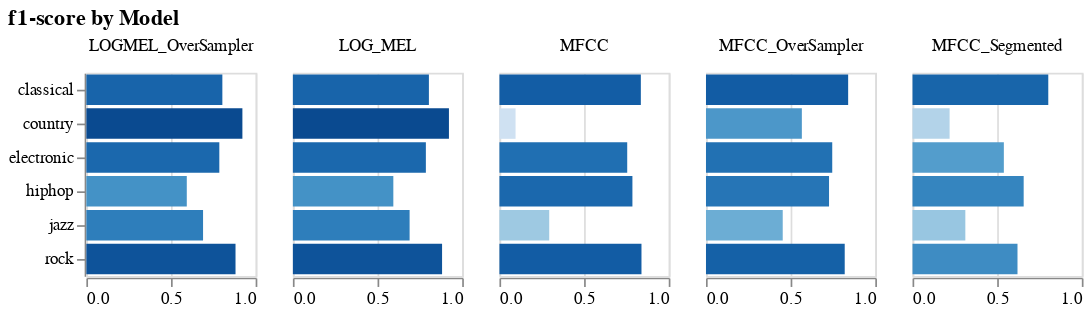

This figure's notebook cell:
### Code cell
comp.display_metric_comparison_chart(comp.metrics[2])

### Figure 1 — Vega specification as saved in the notebook (floating-point values rounded to 4 significant figures)
{"$schema": "https://vega.github.io/schema/vega/v5.json", "data": [{"name": "source_0", "values": [{"index": "MFCC", "classical": 0.8352, "country": 0.09524, "electronic": 0.7547, "hiphop": 0.7855, "jazz": 0.2941, "rock": 0.839, "accuracy": 0.7867, "macro avg": 0.6006, "weighted avg": 0.7749, "type": "classical", "amount": 0.8352, "amount_start": 0.0, "amount_end": 0.8352}, {"index": "MFCC", "classical": 0.8352, "country": 0.09524, "electronic": 0.7547, "hiphop": 0.7855, "jazz": 0.2941, "rock": 0.839, "accuracy": 0.7867, "macro avg": 0.6006, "weighted avg": 0.7749, "type": "country", "amount": 0.09524, "amount_start": 0.0, "amount_end": 0.09524}, {"index": "MFCC", "classical": 0.8352, "country": 0.09524, "electronic": 0.7547, "hiphop": 0.7855, "jazz": 0.2941, "rock": 0.839, "accuracy": 0.7867, "macro avg": 0.6006, "weighted avg": 0.7749, "type": "electronic", "amount": 0.7547, "amount_start": 0.0, "amount_end": 0.7547}, {"index": "MFCC", "classical": 0.8352, "country": 0.09524, "electronic": 0.7547, "hiphop": 0.7855, "jazz": 0.2941, "rock": 0.839, "accuracy": 0.7867, "macro avg": 0.6006, "weighted avg": 0.7749, "type": "hiphop", "amount": 0.7855, "amount_start": 0.0, "amount_end": 0.7855}, {"index": "MFCC", "classical": 0.8352, "country": 0.09524, "electronic": 0.7547, "hiphop": 0.7855, "jazz": 0.2941, "rock": 0.839, "accuracy": 0.7867, "macro avg": 0.6006, "weighted avg": 0.7749, "type": "jazz", "amount": 0.2941, "amount_start": 0.0, "amount_end": 0.2941}, {"index": "MFCC", "classical": 0.8352, "country": 0.09524, "electronic": 0.7547, "hiphop": 0.7855, "jazz": 0.2941, "rock": 0.839, "accuracy": 0.7867, "macro avg": 0.6006, "weighted avg": 0.7749, "type": "rock", "amount": 0.839, "amount_start": 0.0, "amount_end": 0.839}, {"index": "MFCC_OverSampler", "classical": 0.8398, "country": 0.5663, "electronic": 0.7458, "hiphop": 0.7268, "jazz": 0.4533, "rock": 0.8195, "accuracy": 0.7611, "macro avg": 0.6919, "weighted avg": 0.7662, "type": "classical", "amount": 0.8398, "amount_start": 0.0, "amount_end": 0.8398}, {"index": "MFCC_OverSampler", "classical": 0.8398, "country": 0.5663, "electronic": 0.7458, "hiphop": 0.7268, "jazz": 0.4533, "rock": 0.8195, "accuracy": 0.7611, "macro avg": 0.6919, "weighted avg": 0.7662, "type": "country", "amount": 0.5663, "amount_start": 0.0, "amount_end": 0.5663}, {"index": "MFCC_OverSampler", "classical": 0.8398, "country": 0.5663, "electronic": 0.7458, "hiphop": 0.7268, "jazz": 0.4533, "rock": 0.8195, "accuracy": 0.7611, "macro avg": 0.6919, "weighted avg": 0.7662, "type": "electronic", "amount": 0.7458, "amount_start": 0.0, "amount_end": 0.7458}, {"index": "MFCC_OverSampler", "classical": 0.8398, "country": 0.5663, "electronic": 0.7458, "hiphop": 0.7268, "jazz": 0.4533, "rock": 0.8195, "accuracy": 0.7611, "macro avg": 0.6919, "weighted avg": 0.7662, "type": "hiphop", "amount": 0.7268, "amount_start": 0.0, "amount_end": 0.7268}, {"index": "MFCC_OverSampler", "classical": 0.8398, "country": 0.5663, "electronic": 0.7458, "hiphop": 0.7268, "jazz": 0.4533, "rock": 0.8195, "accuracy": 0.7611, "macro avg": 0.6919, "weighted avg": 0.7662, "type": "jazz", "amount": 0.4533, "amount_start": 0.0, "amount_end": 0.4533}, {"index": "MFCC_OverSampler", "classical": 0.8398, "country": 0.5663, "electronic": 0.7458, "hiphop": 0.7268, "jazz": 0.4533, "rock": 0.8195, "accuracy": 0.7611, "macro avg": 0.6919, "weighted avg": 0.7662, "type": "rock", "amount": 0.8195, "amount_start": 0.0, "amount_end": 0.8195}, {"index": "MFCC_Segmented", "classical": 0.8018, "country": 0.219, "electronic": 0.5394, "hiphop": 0.6565, "jazz": 0.3119, "rock": 0.62, "accuracy": 0.6094, "macro avg": 0.5248, "weighted avg": 0.592, "type": "classical", "amount": 0.8018, "amount_start": 0.0, "amount_end": 0.8018}, {"index": "MFCC_Segmented", "classical": 0.8018, "country": 0.219, "electronic": 0.5394, "hiphop": 0.6565, "jazz": 0.3119, "rock": 0.62, "accuracy": 0.6094, "macro avg": 0.5248, "weighted avg": 0.592, "type": "country", "amount": 0.219, "amount_start": 0.0, "amount_end": 0.219}, {"index": "MFCC_Segmented", "classical": 0.8018, "country": 0.219, "electronic": 0.5394, "hiphop": 0.6565, "jazz": 0.3119, "rock": 0.62, "accuracy": 0.6094, "macro avg": 0.5248, "weighted avg": 0.592, "type": "electronic", "amount": 0.5394, "amount_start": 0.0, "amount_end": 0.5394}, {"index": "MFCC_Segmented", "classical": 0.8018, "country": 0.219, "electronic": 0.5394, "hiphop": 0.6565, "jazz": 0.3119, "rock": 0.62, "accuracy": 0.6094, "macro avg": 0.5248, "weighted avg": 0.592, "type": "hiphop", "amount": 0.6565, "amount_start": 0.0, "amount_end": 0.6565}, {"index": "MFCC_Segmented", "classical": 0.8018, "country": 0.219, "electronic": 0.5394, "hiphop": 0.6565, "jazz": 0.3119, "rock": 0.62, "accuracy": 0.6094, "macro avg": 0.5248, "weighted avg": 0.592, "type": "jazz", "amount": 0.3119, "amount_start": 0.0, "amount_end": 0.3119}, {"index": "MFCC_Segmented", "classical": 0.8018, "country": 0.219, "electronic": 0.5394, "hiphop": 0.6565, "jazz": 0.3119, "rock": 0.62, "accuracy": 0.6094, "macro avg": 0.5248, "weighted avg": 0.592, "type": "rock", "amount": 0.62, "amount_start": 0.0, "amount_end": 0.62}, {"index": "LOG_MEL", "classical": 0.8034, "country": 0.9217, "electronic": 0.7855, "hiphop": 0.5933, "jazz": 0.6894, "rock": 0.8812, "accuracy": 0.8011, "macro avg": 0.7791, "weighted avg": 0.7907, "type": "classical", "amount": 0.8034, "amount_start": 0.0, "amount_end": 0.8034}, {"index": "LOG_MEL", "classical": 0.8034, "country": 0.9217, "electronic": 0.7855, "hiphop": 0.5933, "jazz": 0.6894, "rock": 0.8812, "accuracy": 0.8011, "macro avg": 0.7791, "weighted avg": 0.7907, "type": "country", "amount": 0.9217, "amount_start": 0.0, "amount_end": 0.9217}, {"index": "LOG_MEL", "classical": 0.8034, "country": 0.9217, "electronic": 0.7855, "hiphop": 0.5933, "jazz": 0.6894, "rock": 0.8812, "accuracy": 0.8011, "macro avg": 0.7791, "weighted avg": 0.7907, "type": "electronic", "amount": 0.7855, "amount_start": 0.0, "amount_end": 0.7855}, {"index": "LOG_MEL", "classical": 0.8034, "country": 0.9217, "electronic": 0.7855, "hiphop": 0.5933, "jazz": 0.6894, "rock": 0.8812, "accuracy": 0.8011, "macro avg": 0.7791, "weighted avg": 0.7907, "type": "hiphop", "amount": 0.5933, "amount_start": 0.0, "amount_end": 0.5933}, {"index": "LOG_MEL", "classical": 0.8034, "country": 0.9217, "electronic": 0.7855, "hiphop": 0.5933, "jazz": 0.6894, "rock": 0.8812, "accuracy": 0.8011, "macro avg": 0.7791, "weighted avg": 0.7907, "type": "jazz", "amount": 0.6894, "amount_start": 0.0, "amount_end": 0.6894}, {"index": "LOG_MEL", "classical": 0.8034, "country": 0.9217, "electronic": 0.7855, "hiphop": 0.5933, "jazz": 0.6894, "rock": 0.8812, "accuracy": 0.8011, "macro avg": 0.7791, "weighted avg": 0.7907, "type": "rock", "amount": 0.8812, "amount_start": 0.0, "amount_end": 0.8812}, {"index": "LOGMEL_OverSampler", "classical": 0.8034, "country": 0.9217, "electronic": 0.7855, "hiphop": 0.5933, "jazz": 0.6894, "rock": 0.8812, "accuracy": 0.8011, "macro avg": 0.7791, "weighted avg": 0.7907, "type": "classical", "amount": 0.8034, "amount_start": 0.0, "amount_end": 0.8034}, {"index": "LOGMEL_OverSampler", "classical": 0.8034, "country": 0.9217, "electronic": 0.7855, "hiphop": 0.5933, "jazz": 0.6894, "rock": 0.8812, "accuracy": 0.8011, "macro avg": 0.7791, "weighted avg": 0.7907, "type": "country", "amount": 0.9217, "amount_start": 0.0, "amount_end": 0.9217}, {"index": "LOGMEL_OverSampler", "classical": 0.8034, "country": 0.9217, "electronic": 0.7855, "hiphop": 0.5933, "jazz": 0.6894, "rock": 0.8812, "accuracy": 0.8011, "macro avg": 0.7791, "weighted avg": 0.7907, "type": "electronic", "amount": 0.7855, "amount_start": 0.0, "amount_end": 0.7855}, {"index": "LOGMEL_OverSampler", "classical": 0.8034, "country": 0.9217, "electronic": 0.7855, "hiphop": 0.5933, "jazz": 0.6894, "rock": 0.8812, "accuracy": 0.8011, "macro avg": 0.7791, "weighted avg": 0.7907, "type": "hiphop", "amount": 0.5933, "amount_start": 0.0, "amount_end": 0.5933}, {"index": "LOGMEL_OverSampler", "classical": 0.8034, "country": 0.9217, "electronic": 0.7855, "hiphop": 0.5933, "jazz": 0.6894, "rock": 0.8812, "accuracy": 0.8011, "macro avg": 0.7791, "weighted avg": 0.7907, "type": "jazz", "amount": 0.6894, "amount_start": 0.0, "amount_end": 0.6894}, {"index": "LOGMEL_OverSampler", "classical": 0.8034, "country": 0.9217, "electronic": 0.7855, "hiphop": 0.5933, "jazz": 0.6894, "rock": 0.8812, "accuracy": 0.8011, "macro avg": 0.7791, "weighted avg": 0.7907, "type": "rock", "amount": 0.8812, "amount_start": 0.0, "amount_end": 0.8812}]}, {"name": "column_domain", "values": [{"index": "MFCC", "count": 6}, {"index": "MFCC_OverSampler", "count": 6}, {"index": "MFCC_Segmented", "count": 6}, {"index": "LOG_MEL", "count": 6}, {"index": "LOGMEL_OverSampler", "count": 6}]}, {"name": "source_0_y_domain_type", "values": [{"type": "classical"}, {"type": "country"}, {"type": "electronic"}, {"type": "hiphop"}, {"type": "jazz"}, {"type": "rock"}]}, {"name": "source_0_color_domain_amount", "values": [{"min": 0.09524, "max": 0.9217}]}], "signals": [{"name": "child_width", "value": 100}, {"name": "y_step", "value": 20}, {"name": "child_height", "update": "bandspace(domain('y').length, 0.1, 0.05) * y_step"}], "marks": [{"type": "group", "name": "row_header", "encode": {"update": {"height": {"signal": "child_height"}}}, "axes": [{"scale": "y", "orient": "left", "grid": false, "zindex": 0}], "role": "row-header"}, {"type": "group", "name": "column_header", "from": {"data": "column_domain"}, "sort": {"field": "datum[\"index\"]", "order": "ascending"}, "encode": {"update": {"width": {"signal": "child_width"}}}, "title": {"text": {"signal": "isValid(parent[\"index\"]) ? parent[\"index\"] : \"\"+parent[\"index\"]"}, "style": "guide-label", "frame": "group", "offset": 10}, "role": "column-header"}, {"type": "group", "name": "column_footer", "from": {"data": "column_domain"}, "sort": {"field": "datum[\"index\"]", "order": "ascending"}, "encode": {"update": {"width": {"signal": "child_width"}}}, "axes": [{"scale": "x", "zindex": 0, "orient": "bottom", "labelFlush": true, "labelOverlap": true, "tickCount": {"signal": "ceil(child_width/40)"}, "grid": false}], "role": "column-footer"}, {"type": "group", "name": "cell", "from": {"facet": {"data": "source_0", "name": "facet", "groupby": ["index"]}}, "sort": {"field": ["datum[\"index\"]"], "order": ["ascending"]}, "encode": {"update": {"height": {"signal": "child_height"}, "width": {"signal": "child_width"}}}, "marks": [{"type": "rect", "name": "child_marks", "from": {"data": "facet"}, "encode": {"update": {"y": {"field": "type", "scale": "y"}, "height": {"signal": "max(0.25, bandwidth('y'))"}, "x": {"field": "amount_end", "scale": "x"}, "x2": {"field": "amount_start", "scale": "x"}, "fill": {"field": "amount", "scale": "color"}}}, "style": ["bar"]}], "axes": [{"scale": "x", "orient": "bottom", "gridScale": "y", "labels": false, "grid": true, "zindex": 0, "domain": false, "aria": false, "ticks": false, "tickCount": {"signal": "ceil(child_width/40)"}, "maxExtent": 0, "minExtent": 0}], "style": "cell"}], "scales": [{"name": "x", "type": "linear", "domain": {"data": "source_0", "fields": ["amount_start", "amount_end"]}, "range": [0, {"signal": "child_width"}], "nice": true, "zero": true}, {"name": "y", "type": "band", "domain": {"data": "source_0_y_domain_type", "field": "type", "sort": true}, "range": {"step": {"signal": "y_step"}}, "paddingInner": 0.1, "paddingOuter": 0.05}, {"name": "color", "type": "linear", "domain": [{"signal": "(data(\"source_0_color_domain_amount\")[0] || {}).min"}, {"signal": "(data(\"source_0_color_domain_amount\")[0] || {}).max"}], "range": "ramp", "interpolate": "hcl", "zero": false}], "title": {"text": "f1-score by Model", "anchor": "start"}, "background": "white", "layout": {"padding": 20, "columns": {"signal": "length(data('column_domain'))"}, "bounds": "full", "align": "all"}, "padding": 5}
